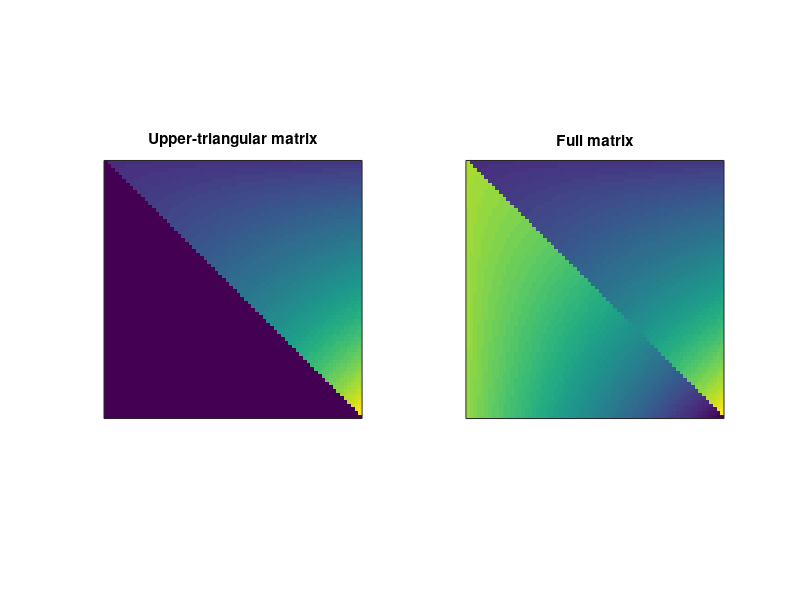

Reproduce this figure in MATLAB.
%% Triangular Matrix and Full Matrix

% Dimensions

d = 70;

% Initialize

trimatrix = zeros(d);
fullmatrix = zeros(d);

% loop over rows and columns
for i=1:d
    for j=1:d
        
        % test whether row index is less than column index
        if i<j
           trimatrix(i,j) = 1.03^sqrt(i*j);
       
        else 
            fullmatrix(i,j) = 1.03^d - 1.03^sqrt(i*j);

        end

    end

end

% Display figure 

fullmatrix = trimatrix + fullmatrix;

figure(1), clf
subplot(121)
imagesc(trimatrix)
axis square, title('Upper-triangular matrix')
set(gca,'xtick',[],'ytick',[],'clim',[0 1.03^d])

subplot(122)
imagesc(fullmatrix)
axis square, title('Full matrix')
set(gca,'xtick',[],'ytick',[],'clim',[0 1.03^d])

%%


